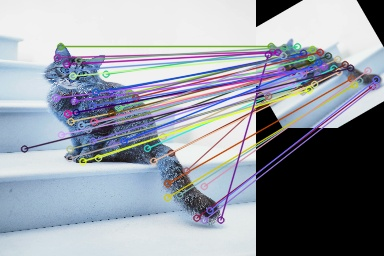
#> input picture Assignment 3/matched_descriptors.jpg, 384 x 256 px, given in place of Cake.jpg, which was not available
$ jupyter execute CSE463_03_24241266_PravakarDas.ipynb   (text cells are left out)
#> lines starting #> are read from the running program, lines starting #| are printed output that depends on the picture; pictures that were not available may be replaced by others from this repository, and a replacement may not be noted
[cell 1]
import cv2
import numpy as np
import matplotlib.pyplot as plt
import os

[cell 2]
def resize_image(image, new_size=(256, 256)):
    return cv2.resize(image, new_size)

all_images = {}

def process_image(image_path, name):
#> called with name = 'cake'
    img = cv2.imread(image_path)
#> img is the input picture: shape (256, 384, 3); mean B, G, R 164.4, 154.8, 149.4
    img_rgb = cv2.cvtColor(img, cv2.COLOR_BGR2RGB)
    img_resized = resize_image(img_rgb)
    all_images[name] = img_resized

process_image("/content/drive/MyDrive/CSE463-ComputerVision/24241266_PravakarDas_Lab3/Cake.jpg", "cake")
process_image("/content/drive/MyDrive/CSE463-ComputerVision/24241266_PravakarDas_Lab3/Pizza.jpg", "pizza")
#> call 2 of process_image, with name = 'pizza'
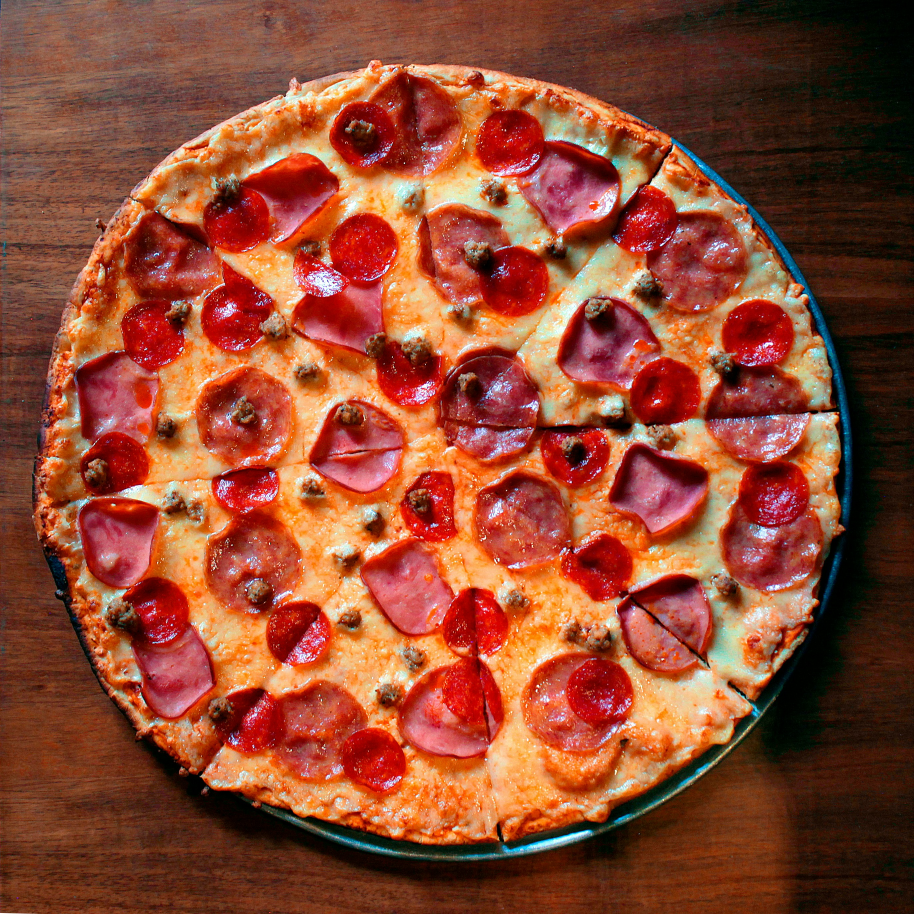
#> input picture Assignment 3/Pizza.jpg, 2742 x 2742 px, found by its file name (shown at 1/3 size)
#> in process_image, img is the input picture: shape (2742, 2742, 3); mean B, G, R 49.8, 73.1, 143.9
process_image("/content/drive/MyDrive/CSE463-ComputerVision/24241266_PravakarDas_Lab3/Cat.jpg", "cat")
#> call 3 of process_image, with name = 'cat'
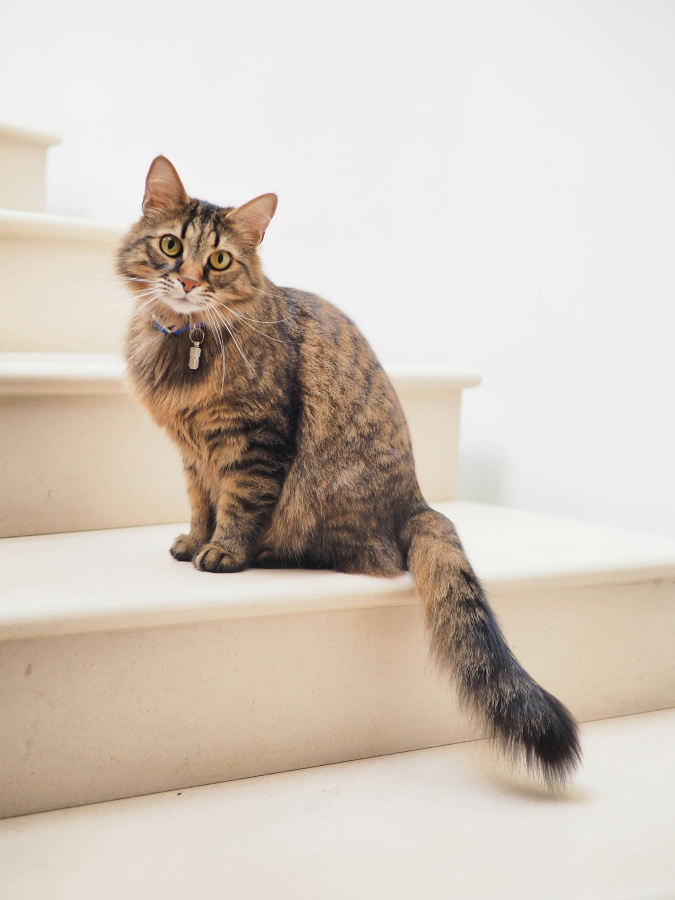
#> input picture Assignment 3/Cat.jpg, 3374 x 4498 px, found by its file name (shown at 1/5 size)
#> in process_image, img is the input picture: shape (4498, 3374, 3); mean B, G, R 190.1, 200.8, 211.2
process_image("/content/drive/MyDrive/CSE463-ComputerVision/24241266_PravakarDas_Lab3/Dog.jpg", "dog")
#> call 4 of process_image, with name = 'dog'
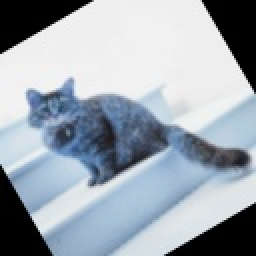
#> input picture Assignment 3/transformed_cat.jpg, 128 x 128 px, given in place of Dog.jpg, which was not available (shown 2 times larger)
#> in process_image, img is the input picture: shape (128, 128, 3); mean B, G, R 176.1, 166.5, 157.1
process_image("/content/drive/MyDrive/CSE463-ComputerVision/24241266_PravakarDas_Lab3/Street.jpg", "street")
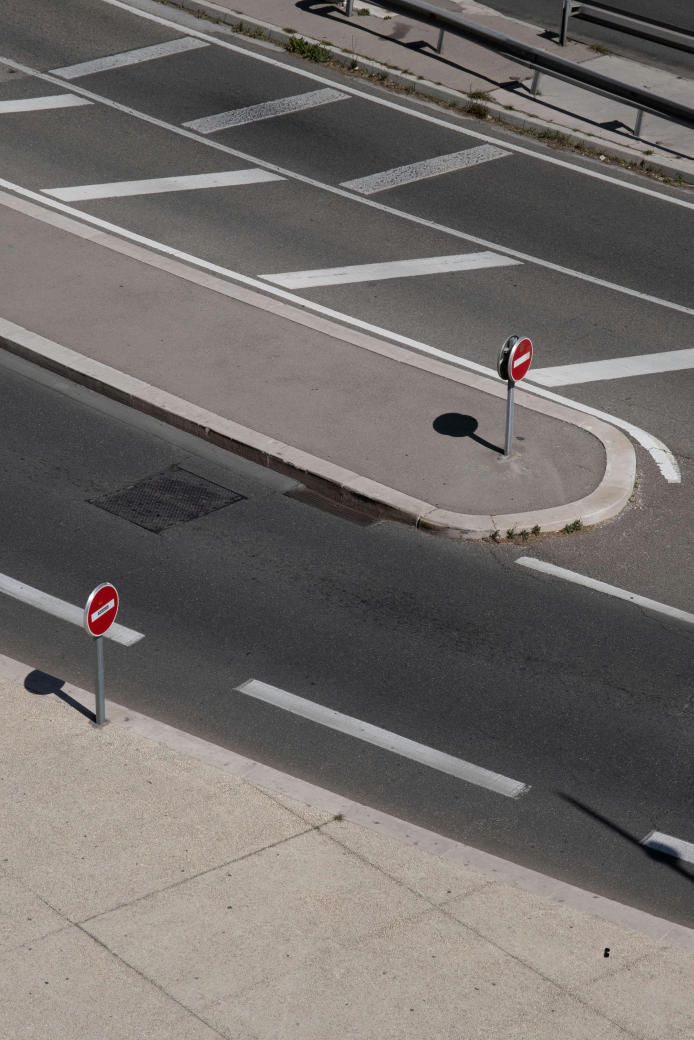
#> input picture Assignment 3/Street.jpg, 4160 x 6240 px, found by its file name (shown at 1/6 size)
#> in process_image, img is the input picture: shape (6240, 4160, 3); mean B, G, R 105.4, 108.3, 113.1

print(f"All images stored: {list(all_images.keys())}")
#| All images stored: ['cake', 'pizza', 'cat', 'dog', 'street']

destination_dir = "/content/drive/MyDrive/CSE463-ComputerVision/24241266_PravakarDas_Lab3/"
os.makedirs(destination_dir, exist_ok=True)

[cell 3]
image = all_images["pizza"]

gray = cv2.cvtColor(image, cv2.COLOR_RGB2GRAY)

dst = cv2.cornerHarris(gray, 2, 3, 0.04)
dst = cv2.dilate(dst, None)

threshold = 0.02 * dst.max()
#> threshold = 0.000474

corner_image = np.copy(image)
corner_image[dst > threshold] = [0, 255, 255]
#> corner_image: shape (256, 256, 3); mean R, G, B 112.2, 102.9, 83.6

plt.figure(figsize=(10, 5))
plt.subplot(1, 2, 1)
plt.imshow(image)
plt.title("Original Pizza Image")

plt.subplot(1, 2, 2)
plt.imshow(corner_image)
plt.title("Detected Corners on Pizza")

plt.show()

[cell 4]
cake = all_images["cake"]
gray_cake = cv2.cvtColor(cake, cv2.COLOR_RGB2GRAY)
dst_cake = cv2.cornerHarris(gray_cake, 2, 3, 0.04)
dst_cake = cv2.dilate(dst_cake, None)
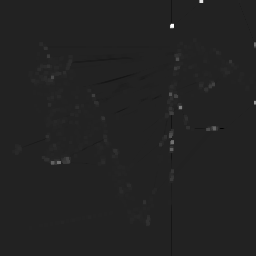
#> dst_cake: shape (256, 256) float32; min -0.0056, max 0.0358, mean 8.56e-05; drawn with min black and max white


threshold_cake = 0.02 * dst_cake.max()
#> threshold_cake = 0.000715
cake_corners = np.copy(cake)
cake_corners[dst_cake > threshold_cake] = [255, 0, 0]
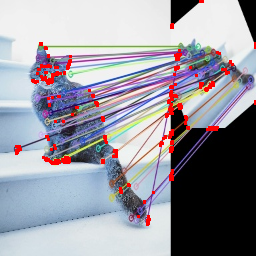
#> cake_corners: shape (256, 256, 3); mean R, G, B 153, 151.4, 160.7

plt.figure(figsize=(10, 5))
plt.subplot(1, 2, 1)
plt.imshow(cake)
plt.title("Original Square cake")

plt.subplot(1, 2, 2)
plt.imshow(cake_corners)
plt.title("Detected Corners on cake")

plt.show()

[cell 5]
#part1
image = all_images["cat"]

#The Shrinking Spell
small_cat = cv2.resize(image, (image.shape[1]//2, image.shape[0]//2))

#The Teleportation Act
tx, ty = 50, 30
M_translate = np.float32([[1, 0, tx], [0, 1, ty]])
translated_cat = cv2.warpAffine(image, M_translate, (image.shape[1], image.shape[0]))

#The Twisting Tail Move
angle = 45
center = (image.shape[1]//2, image.shape[0]//2)
#> center = (128, 128)
M_rotate = cv2.getRotationMatrix2D(center, angle, 1.0)
rotated_cat = cv2.warpAffine(image, M_rotate, (image.shape[1], image.shape[0]))

#The Sunbeam Glow
bright_cat = np.clip(image * 1.5, 0, 255).astype(np.uint8)

plt.figure(figsize=(20, 5))

plt.subplot(1, 4, 1)
plt.imshow(cv2.cvtColor(small_cat, cv2.COLOR_BGR2RGB))
plt.title('Shrinking Spell - Cat is Smaller')

plt.subplot(1, 4, 2)
plt.imshow(cv2.cvtColor(translated_cat, cv2.COLOR_BGR2RGB))
plt.title('Teleportation Act - Cat Shifted')

plt.subplot(1, 4, 3)
plt.imshow(cv2.cvtColor(rotated_cat, cv2.COLOR_BGR2RGB))
plt.title('Twisting Tail Move - Rotated Cat')

plt.subplot(1, 4, 4)
plt.imshow(cv2.cvtColor(bright_cat, cv2.COLOR_BGR2RGB))
plt.title('Sunbeam Glow - Brightened Cat')

plt.show()
#> figure, not shown here; B, G, R data is drawn as R, G, B

[cell 6]
cat_original_rgb = all_images["cat"]
cat_gray = cv2.cvtColor(cat_original_rgb, cv2.COLOR_RGB2GRAY)

cat_transformed = cv2.pyrDown(cat_original_rgb)
num_rows, num_cols = cat_transformed.shape[:2]
#> num_rows = 128; num_cols = 128

rotation_matrix = cv2.getRotationMatrix2D((num_cols/2, num_rows/2), 30, 1)
cat_transformed = cv2.warpAffine(cat_transformed, rotation_matrix, (num_cols, num_rows))
cat_transformed_gray = cv2.cvtColor(cat_transformed, cv2.COLOR_RGB2GRAY)

sift = cv2.SIFT_create()
keypoints_cat, descriptors_cat = sift.detectAndCompute(cat_gray, None)
#> keypoints_cat = 173 keypoints; strongest (x, y, size): (209, 210, 13.5), (107, 125, 56.1), (74, 101, 2.9), (69, 158, 4)
keypoints_transformed, descriptors_transformed = sift.detectAndCompute(cat_transformed_gray, None)
#> keypoints_transformed = 71 keypoints; strongest (x, y, size): (120, 79, 6.3), (55, 69, 26.6), (22, 110, 8.4), (4, 85, 2.5)

keypoints_img1 = cv2.drawKeypoints(cat_original_rgb, keypoints_cat, None, flags=cv2.DRAW_MATCHES_FLAGS_DRAW_RICH_KEYPOINTS)
keypoints_img2 = cv2.drawKeypoints(cat_transformed, keypoints_transformed, None, flags=cv2.DRAW_MATCHES_FLAGS_DRAW_RICH_KEYPOINTS)
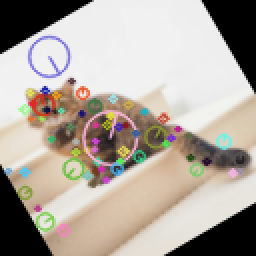
#> keypoints_img2: shape (128, 128, 3) (shown 2 times larger); mean R, G, B 174.8, 166.5, 157.3

bf = cv2.BFMatcher(cv2.NORM_L2, crossCheck=True)
matches = bf.match(descriptors_cat, descriptors_transformed)
#> matches = 51 matches
matches = sorted(matches, key=lambda x: x.distance)

match_img = cv2.drawMatches(cat_original_rgb, keypoints_cat, cat_transformed, keypoints_transformed, matches[:50], None, flags=cv2.DrawMatchesFlags_NOT_DRAW_SINGLE_POINTS)

destination_dir = "/content/drive/MyDrive/CSE463-ComputerVision/24241266_PravakarDas_Lab3/"
cv2.imwrite(destination_dir + "transformed_cat.jpg", cat_transformed)
cv2.imwrite(destination_dir + "matched_descriptors.jpg", match_img)

plt.figure(figsize=(20, 5))
plt.subplot(1, 3, 1)
plt.imshow(cv2.cvtColor(keypoints_img1, cv2.COLOR_BGR2RGB))
plt.title('Original Cat Image with Keypoints')
plt.axis('off')

plt.subplot(1, 3, 2)
plt.imshow(cv2.cvtColor(keypoints_img2, cv2.COLOR_BGR2RGB))
plt.title('Transformed Cat Image with Keypoints')
plt.axis('off')

plt.subplot(1, 3, 3)
plt.imshow(cv2.cvtColor(match_img, cv2.COLOR_BGR2RGB))
plt.title('Best Matching Points Between Original and Transformed Cat Image')
plt.axis('off')

plt.tight_layout()
plt.show()
#> figure, not shown here; B, G, R data is drawn as R, G, B

print("Number of Keypoints Detected in Original Cat Image:", len(keypoints_cat))
#| Number of Keypoints Detected in Original Cat Image: 173
print("Number of Keypoints Detected in Transformed Cat Image:", len(keypoints_transformed))
#| Number of Keypoints Detected in Transformed Cat Image: 71
print("Number of Matching Keypoints:", len(matches))
#| Number of Matching Keypoints: 51

[cell 7]
dog_original_rgb = all_images["dog"]
dog_gray = cv2.cvtColor(dog_original_rgb, cv2.COLOR_RGB2GRAY)

keypoints_dog, descriptors_dog = sift.detectAndCompute(dog_gray, None)
#> keypoints_dog = 65 keypoints; strongest (x, y, size): (108, 137, 54.2), (239, 159, 12.7), (45, 221, 16.9), (49, 56, 40.1)

matches_cat_dog = bf.match(descriptors_cat, descriptors_dog)
#> matches_cat_dog = 44 matches
matches_cat_dog = sorted(matches_cat_dog, key=lambda x: x.distance)

match_img_cat_dog = cv2.drawMatches(cat_original_rgb, keypoints_cat, dog_original_rgb, keypoints_dog, matches_cat_dog[:50], None, flags=cv2.DrawMatchesFlags_NOT_DRAW_SINGLE_POINTS)

output_path = destination_dir + "matched_cat_dog.jpg"
cv2.imwrite(output_path, match_img_cat_dog)

plt.figure(figsize=(15, 7))
plt.imshow(match_img_cat_dog)
plt.title("Matching Keypoints Between Cat and Dog Image")
plt.show()

print("\nNumber of Matching Keypoints Between Cat and Dog:", len(matches_cat_dog))
#| Number of Matching Keypoints Between Cat and Dog: 44

[cell 8]
image = all_images["street"]

gray = cv2.cvtColor(image, cv2.COLOR_RGB2GRAY)
blurred = cv2.GaussianBlur(gray, (5, 5), 0)
edges = cv2.Canny(blurred, 50, 150)
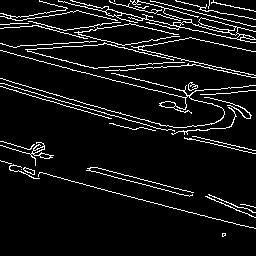
#> edges: shape (256, 256); 7.6% white in thin lines or dots


rho = 1.5
theta = np.pi / 360
threshold = 50
min_line_length = 50
max_line_gap = 1
line_image = np.copy(image)

lines = cv2.HoughLinesP(edges, rho, theta, threshold, np.array([]), min_line_length, max_line_gap)
#> lines = [[105, 190, 218, 219], [130, 77, 184, 91], [142, 179, 193, 192], [138, 48, 196, 62], [112, 115, 163, 129], [87, 104, 142, 119], [189, 37, 240, 48], [150, 0, 210, 15], [40, 172, 102, 189]]
for line in lines:
    for x1, y1, x2, y2 in line:
        cv2.line(line_image, (x1, y1), (x2, y2), (0, 0, 255), 3)
#> this loop made 9 passes
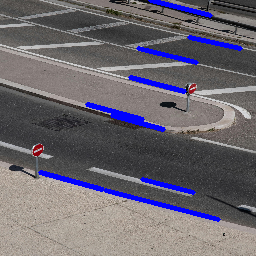
#> line_image: shape (256, 256, 3); mean R, G, B 107.8, 103.2, 111.6

circles = cv2.HoughCircles(blurred, cv2.HOUGH_GRADIENT, dp=1.2, minDist=30,
                           param1=50, param2=30, minRadius=10, maxRadius=50)
#> circles = 14 rows, first 8: [162.6, 53.4, 49.24], [125.4, 54.6, 49.24], [76.2, 59.4, 47.92], [198.6, 51, 42.64], [161.4, 89.4, 45.28], [33, 199.8, 26.8], [79.8, 156.6, 37.36], [46.2, 65.4, 37.36]

if circles is not None:
    circles = np.uint16(np.around(circles))
#> circles = 14 rows, first 8: [163, 53, 49], [125, 55, 49], [76, 59, 48], [199, 51, 43], [161, 89, 45], [33, 200, 27], [80, 157, 37], [46, 65, 37]
    for i in circles[0, :]:
        cv2.circle(line_image, (i[0], i[1]), i[2], (255, 0, 0), 3)
        cv2.circle(line_image, (i[0], i[1]), 2, (0, 255, 0), 3)
#> this loop made 14 passes
#> i on passes 1 to 12: [163, 53, 49], [125, 55, 49], [76, 59, 48], [199, 51, 43], [161, 89, 45], [33, 200, 27], [80, 157, 37], [46, 65, 37], [207, 98, 33], [238, 28, 20], [227, 124, 22], [149, 212, 19]
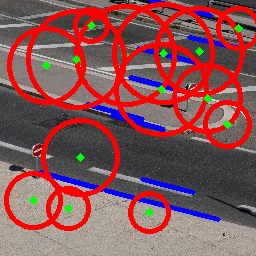
#> line_image: shape (256, 256, 3); mean R, G, B 135.6, 83.8, 87.6

cv2.imwrite(destination_dir + "edges_of_the_road_signs&marks.jpg", edges)
cv2.imwrite(destination_dir + "detected_lines_and_signs.jpg", line_image)

plt.figure(figsize=(20, 5))

plt.subplot(1, 3, 1)
plt.imshow(image)
plt.title('Original Image')

plt.subplot(1, 3, 2)
plt.imshow(edges, cmap='gray')
plt.title('Edge Detection')

plt.subplot(1, 3, 3)
plt.imshow(line_image)
plt.title('Detected Lane Lines & Traffic Signs')

plt.show()
